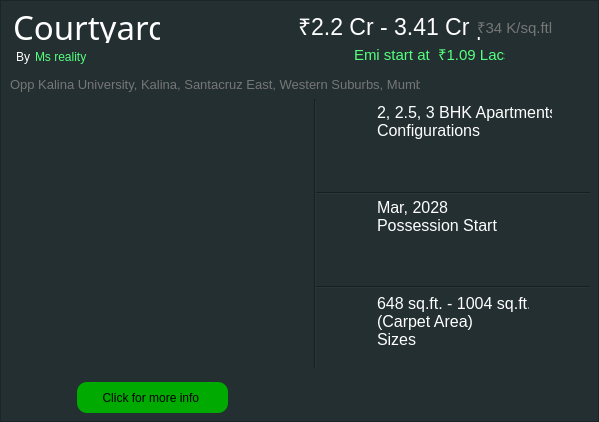
                        <widget class="QFrame" name="frame_4">
                         <property name="font">
                          <font>
                           <family>Sitka Banner Semibold</family>
                          </font>
                         </property>
                         <property name="styleSheet">
                          <string notr="true">background-color: rgb(35, 47, 49);
</string>
                         </property>
                         <property name="frameShape">
                          <enum>QFrame::Shape::StyledPanel</enum>
                         </property>
                         <property name="frameShadow">
                          <enum>QFrame::Shadow::Raised</enum>
                         </property>
                         <widget class="QLabel" name="label_18">
                          <property name="geometry">
                           <rect>
                            <x>13</x>
                            <y>10</y>
                            <width>147</width>
                            <height>33</height>
                           </rect>
                          </property>
                          <property name="font">
                           <font>
                            <family>Sitka Subheading</family>
                            <pointsize>25</pointsize>
                           </font>
                          </property>
                          <property name="styleSheet">
                           <string notr="true">color: rgb(255, 255, 255);</string>
                          </property>
                          <property name="text">
                           <string>Courtyard</string>
                          </property>
                         </widget>
                         <widget class="QLabel" name="label_19">
                          <property name="geometry">
                           <rect>
                            <x>16</x>
                            <y>49</y>
                            <width>16</width>
                            <height>16</height>
                           </rect>
                          </property>
                          <property name="styleSheet">
                           <string notr="true">color: rgb(255, 255, 255);</string>
                          </property>
                          <property name="text">
                           <string>By </string>
                          </property>
                         </widget>
                         <widget class="QLabel" name="label_20">
                          <property name="geometry">
                           <rect>
                            <x>35</x>
                            <y>49</y>
                            <width>52</width>
                            <height>16</height>
                           </rect>
                          </property>
                          <property name="styleSheet">
                           <string notr="true">color: rgb(85, 255, 127);</string>
                          </property>
                          <property name="text">
                           <string>Ms reality</string>
                          </property>
                         </widget>
                         <widget class="QPushButton" name="pushButton_3">
                          <property name="geometry">
                           <rect>
                            <x>77</x>
                            <y>382</y>
                            <width>151</width>
                            <height>31</height>
                           </rect>
                          </property>
                          <property name="styleSheet">
                           <string notr="true">QPushButton
{
background-color: rgb(0, 170, 0);
border-radius:10px;
}
QPushButton:hover
{
border:1px solid rgb(0, 170, 0);
background-color:rgb(35, 47, 49);
	color: rgb(255, 255, 255);
}</string>
                          </property>
                          <property name="text">
                           <string>Click for more info </string>
                          </property>
                         </widget>
                         <widget class="QLabel" name="label_21">
                          <property name="geometry">
                           <rect>
                            <x>298</x>
                            <y>10</y>
                            <width>182</width>
                            <height>31</height>
                           </rect>
                          </property>
                          <property name="font">
                           <font>
                            <pointsize>17</pointsize>
                           </font>
                          </property>
                          <property name="styleSheet">
                           <string notr="true">color: rgb(255, 255, 255);</string>
                          </property>
                          <property name="text">
                           <string>₹2.2 Cr - 3.41 Cr | </string>
                          </property>
                         </widget>
                         <widget class="QLabel" name="label_22">
                          <property name="geometry">
                           <rect>
                            <x>477</x>
                            <y>17</y>
                            <width>75</width>
                            <height>20</height>
                           </rect>
                          </property>
                          <property name="font">
                           <font>
                            <pointsize>11</pointsize>
                           </font>
                          </property>
                          <property name="styleSheet">
                           <string notr="true">color:rgb(118, 118, 118);
</string>
                          </property>
                          <property name="text">
                           <string>₹34 K/sq.ftl</string>
                          </property>
                         </widget>
                         <widget class="QLabel" name="label_23">
                          <property name="geometry">
                           <rect>
                            <x>354</x>
                            <y>44</y>
                            <width>151</width>
                            <height>20</height>
                           </rect>
                          </property>
                          <property name="font">
                           <font>
                            <pointsize>11</pointsize>
                           </font>
                          </property>
                          <property name="styleSheet">
                           <string notr="true">color: rgb(85, 255, 127);</string>
                          </property>
                          <property name="text">
                           <string>Emi start at  ₹1.09 Lacs</string>
                          </property>
                         </widget>
                         <widget class="QLabel" name="label_24">
                          <property name="geometry">
                           <rect>
                            <x>10</x>
                            <y>99</y>
                            <width>291</width>
                            <height>269</height>
                           </rect>
                          </property>
                          <property name="styleSheet">
                           <string notr="true">border-radius:5px;</string>
                          </property>
                          <property name="text">
                           <string/>
                          </property>
                          <property name="pixmap">
                           <pixmap>C:/Users/Shivam/Downloads/WhatsApp Image 2024-06-26 at 19.16.15_a6f43295.jpg</pixmap>
                          </property>
                          <property name="scaledContents">
                           <bool>true</bool>
                          </property>
                         </widget>
                         <widget class="Line" name="line_4">
                          <property name="geometry">
                           <rect>
                            <x>307</x>
                            <y>99</y>
                            <width>16</width>
                            <height>269</height>
                           </rect>
                          </property>
                          <property name="orientation">
                           <enum>Qt::Orientation::Vertical</enum>
                          </property>
                         </widget>
                         <widget class="QLabel" name="label_25">
                          <property name="geometry">
                           <rect>
                            <x>377</x>
                            <y>99</y>
                            <width>175</width>
                            <height>44</height>
                           </rect>
                          </property>
                          <property name="font">
                           <font>
                            <pointsize>12</pointsize>
                           </font>
                          </property>
                          <property name="styleSheet">
                           <string notr="true">color: rgb(255, 255, 255);</string>
                          </property>
                          <property name="text">
                           <string>2, 2.5, 3 BHK Apartments
Configurations</string>
                          </property>
                         </widget>
                         <widget class="Line" name="line_5">
                          <property name="geometry">
                           <rect>
                            <x>316</x>
                            <y>185</y>
                            <width>274</width>
                            <height>16</height>
                           </rect>
                          </property>
                          <property name="orientation">
                           <enum>Qt::Orientation::Horizontal</enum>
                          </property>
                         </widget>
                         <widget class="QLabel" name="label_26">
                          <property name="geometry">
                           <rect>
                            <x>377</x>
                            <y>194</y>
                            <width>120</width>
                            <height>44</height>
                           </rect>
                          </property>
                          <property name="font">
                           <font>
                            <pointsize>12</pointsize>
                           </font>
                          </property>
                          <property name="styleSheet">
                           <string notr="true">color: rgb(255, 255, 255);</string>
                          </property>
                          <property name="text">
                           <string>Mar, 2028
Possession Starts</string>
                          </property>
                         </widget>
                         <widget class="QLabel" name="label_27">
                          <property name="geometry">
                           <rect>
                            <x>377</x>
                            <y>288</y>
                            <width>152</width>
                            <height>66</height>
                           </rect>
                          </property>
                          <property name="font">
                           <font>
                            <pointsize>12</pointsize>
                           </font>
                          </property>
                          <property name="styleSheet">
                           <string notr="true">color: rgb(255, 255, 255);</string>
                          </property>
                          <property name="text">
                           <string>648 sq.ft. - 1004 sq.ft.
(Carpet Area)
Sizes</string>
                          </property>
                         </widget>
                         <widget class="QLabel" name="label_28">
                          <property name="geometry">
                           <rect>
                            <x>10</x>
                            <y>75</y>
                            <width>410</width>
                            <height>18</height>
                           </rect>
                          </property>
                          <property name="font">
                           <font>
                            <pointsize>10</pointsize>
                           </font>
                          </property>
                          <property name="styleSheet">
                           <string notr="true">color:rgb(118, 118, 118);
</string>
                          </property>
                          <property name="text">
                           <string>Opp Kalina University, Kalina, Santacruz East, Western Suburbs, Mumbai</string>
                          </property>
                         </widget>
                         <widget class="Line" name="line_6">
                          <property name="geometry">
                           <rect>
                            <x>316</x>
                            <y>279</y>
                            <width>274</width>
                            <height>16</height>
                           </rect>
                          </property>
                          <property name="orientation">
                           <enum>Qt::Orientation::Horizontal</enum>
                          </property>
                         </widget>
                        </widget>
